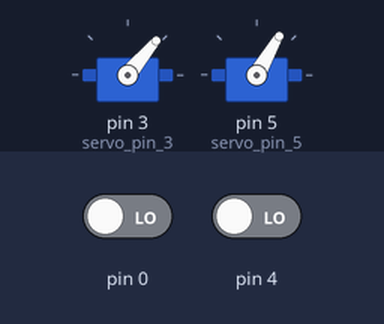
Bench run of a sketch on a simulated Arduino Leonardo, built with avr-gcc and run on an emulated ATmega32U4. Parts: 2 × servo. The inputs (shaded band) are chosen by the test bench; at power-on: pin 0 LOW, pin 4 LOW.

Above: at 1.05 s.
At 2.1 s:
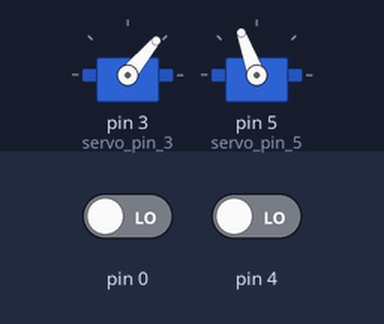
At 2.4 s:
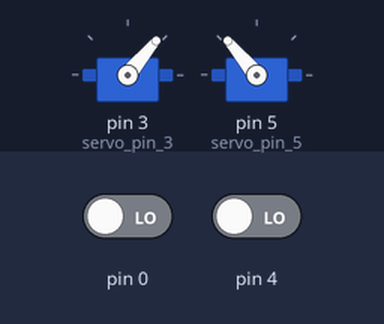
At 3.2 s:
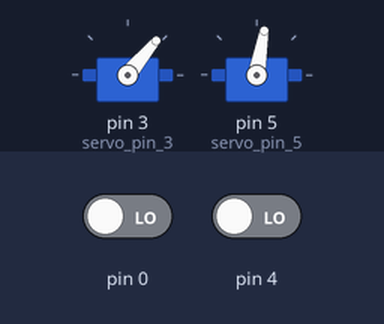
Timing chart, 0 to 4.0 s (numbered marks = the images above):
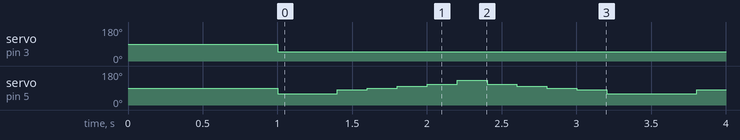

The sketch:

TFmini_plus_ardublk.ino
```cpp
#include <Servo.h>

#include <SoftwareSerial.h>

SoftwareSerial Serial1(10,9);//        RX-10 ,TX-9  use Logic converter // TX-Green-3A RX-White-3B// 5A-D9 5B-D10

int dist; //actual distance measurements of LiDAR

int check;  //save check value

int i;

int uart[9];  //save data measured by LiDAR

const int HEADER=0x59;  //frame header of data package

boolean __ardublockDigitalRead(int pinNumber)
{
  pinMode(pinNumber, INPUT);
  return digitalRead(pinNumber);
}


int ardublockUltrasonicSensorCodeAutoGeneratedReturnCM(int trigPin, int echoPin) // Ultrasonic on Pin 4 both Trigger and ECO (PWM servo input) //See Trigger tab to adjust its distance
{
  long duration;
  pinMode(trigPin, OUTPUT);
  pinMode(echoPin, INPUT);
  digitalWrite(trigPin, LOW);
  delayMicroseconds(2);
  digitalWrite(trigPin, HIGH);
  delayMicroseconds(20);
  digitalWrite(trigPin, LOW);
  duration = pulseIn(echoPin, HIGH);
  duration = duration / 59;
  if ((duration < 2) || (duration > 300)) return false;
  return duration;
}

Servo servo_pin_3;// PWM Output to flight controller
Servo servo_pin_5;// Lidar Servo
int _ABVAR_1_a;
int _ABVAR_2_a;
int _ABVAR_3_a;
int _ABVAR_4_a;
int _ABVAR_5_a;
int _ABVAR_6_a;
int _ABVAR_7_a;
int _ABVAR_8_a;
int _ABVAR_9_a;
int _ABVAR_10_a;
int _ABVAR_11_a;
int _ABVAR_12_a;

void setup()
{
  Serial.begin(115200); //set bit rate of serial port connecting Arduino with computer

  Serial1.begin(115200);  //set bit rate of serial port connecting LiDAR with Arduino

  pinMode( 4 , OUTPUT);
  digitalWrite( 4 , LOW );

  servo_pin_3.attach(3);
  servo_pin_5.attach(5);


  digitalWrite(4 , __ardublockDigitalRead(	ardublockUltrasonicSensorCodeAutoGeneratedReturnCM( 4 , 4 )));

}

void loop()
{
  servo_pin_3.write( 50 );
  servo_pin_5.write( 60 );
  delay( 200 );
  for (_ABVAR_1_a=1; _ABVAR_1_a<= ( 10 ); ++_ABVAR_1_a )
  {
    {
      AA();
    }
  }
  {
    trigger();
  }
  servo_pin_5.write( 60 );
  delay( 200 );
  for (_ABVAR_2_a=1; _ABVAR_2_a<= ( 10 ); ++_ABVAR_2_a )
  {
    {
      AA();
    }
  }
  {
    trigger();
  }
  servo_pin_5.write( 80 );
  delay( 200 );
  for (_ABVAR_3_a=1; _ABVAR_3_a<= ( 10 ); ++_ABVAR_3_a )
  {
    {
      BB();
    }
  }
  {
    trigger();
  }
  servo_pin_5.write( 90 );
  delay( 200 );
  for (_ABVAR_4_a=1; _ABVAR_4_a<= ( 10 ); ++_ABVAR_4_a )
  {
    {
      BB();
    }
  }
  {
    trigger();
  }
  servo_pin_5.write( 100 );
  delay( 200 );
  for (_ABVAR_5_a=1; _ABVAR_5_a<= ( 10 ); ++_ABVAR_5_a )
  {
    {
      BB();
    }
  }
  {
    trigger();
  }
  servo_pin_5.write( 110 );
  delay( 200 );
  for (_ABVAR_6_a=1; _ABVAR_6_a<= ( 10 ); ++_ABVAR_6_a )
  {
    {
      CC();
    }
  }
  {
    trigger();
  }
  servo_pin_5.write( 130 );
  delay( 200 );
  for (_ABVAR_7_a=1; _ABVAR_7_a<= ( 10 ); ++_ABVAR_7_a )
  {
    {
      CC();
    }
  }
  {
    trigger();
  }
  servo_pin_5.write( 110 );
  delay( 200 );
  for (_ABVAR_8_a=1; _ABVAR_8_a<= ( 10 ); ++_ABVAR_8_a )
  {
    {
      CC();
    }
  }
  {
    trigger();
  }
  servo_pin_5.write( 100 );
  delay( 200 );
  for (_ABVAR_9_a=1; _ABVAR_9_a<= ( 10 ); ++_ABVAR_9_a )
  {
    {
      BB();
    }
  }
  {
    trigger();
  }
  servo_pin_5.write( 90 );
  delay( 200 );
  for (_ABVAR_10_a=1; _ABVAR_10_a<= ( 10 ); ++_ABVAR_10_a )
  {
    {
      BB();
    }
  }
  {
    trigger();
  }
  servo_pin_5.write( 80 );
  delay( 200 );
  for (_ABVAR_11_a=1; _ABVAR_11_a<= ( 10 ); ++_ABVAR_11_a )
  {
    {
      BB();
    }
  }
  {
    trigger();
  }
  servo_pin_5.write( 60 );
  delay( 200 );
  for (_ABVAR_12_a=1; _ABVAR_12_a<= ( 10 ); ++_ABVAR_12_a )
  {
    {
      AA();
    }
  }
  {
    trigger();
  }
}
```

AA.ino
```cpp
void AA(){
    if (Serial1.available()) {  //check if serial port has data input
      if(Serial1.read() == HEADER) {  //assess data package frame header 0x59
        uart[0]=HEADER;
        if (Serial1.read() == HEADER) { //assess data package frame header 0x59
          uart[1] = HEADER;
          for (i = 2; i < 9; i++) { //save data in array
            uart[i] = Serial1.read();
          }
          check = uart[0] + uart[1] + uart[2] + uart[3] + uart[4] + uart[5] + uart[6] + uart[7];
          if (uart[8] == (check & 0xff)){ //verify the received data as per protocol
            dist = uart[2] + uart[3] * 256;     //calculate distance value
            Serial.print("dist = ");
            Serial.print(dist); //output measure distance value of LiDAR
            Serial.print('\n');
          }
        }
      }
    }
 }
```

BB.ino
```cpp
 void BB(){
if (Serial1.available()) {  //check if serial port has data input
      if(Serial1.read() == HEADER) {  //assess data package frame header 0x59
        uart[0]=HEADER;
        if (Serial1.read() == HEADER) { //assess data package frame header 0x59
          uart[1] = HEADER;
          for (i = 2; i < 9; i++) { //save data in array
            uart[i] = Serial1.read();
          }
          check = uart[0] + uart[1] + uart[2] + uart[3] + uart[4] + uart[5] + uart[6] + uart[7];
          if (uart[8] == (check & 0xff)){ //verify the received data as per protocol
            dist = uart[2] + uart[3] * 256;     //calculate distance value
            Serial.print("AAdist = ");
            Serial.print(dist); //output measure distance value of LiDAR
            Serial.print('\n');
          }
        }
      }
    }
 }
```

CC.ino
```cpp
 void CC(){
if (Serial1.available()) {  //check if serial port has data input
      if(Serial1.read() == HEADER) {  //assess data package frame header 0x59
        uart[0]=HEADER;
        if (Serial1.read() == HEADER) { //assess data package frame header 0x59
          uart[1] = HEADER;
          for (i = 2; i < 9; i++) { //save data in array
            uart[i] = Serial1.read();
          }
          check = uart[0] + uart[1] + uart[2] + uart[3] + uart[4] + uart[5] + uart[6] + uart[7];
          if (uart[8] == (check & 0xff)){ //verify the received data as per protocol
            dist = uart[2] + uart[3] * 256;     //calculate distance value
            Serial.print("BBdist = ");
            Serial.print(dist); //output measure distance value of LiDAR
            Serial.print('\n');
          }
        }
      }
    }
 }
```

trigger.ino
```cpp
//See Trigger tab to adjust its distance if (( ( ( ( dist ) < ( 250 ) ) Change this value to adjust the distance in  250 cm - TFMini has a range of 1200cm

void trigger(){


    if (( ( ( ( dist ) < ( 250 ) ) && ( ( dist ) > ( 5 ) ) ) && ( ( ( 5 * 	ardublockUltrasonicSensorCodeAutoGeneratedReturnCM( 4 , 4 ) ) ) > ( 100 ) ) ))
    {
      servo_pin_3.write( 130 );
      delay( 300 );
    }
  }
```

Measured:
- by itself, servo on pin 3 (servo_pin_3): 90° → 50° at 1.0 s
- by itself, servo on pin 5 (servo_pin_5): repeats every 2.4 s: 80° 0.20 s, 90° 0.20 s, 100° 0.20 s, 110° 0.20 s, 130° 0.20 s, 110° 0.20 s, 100° 0.20 s, 90° 0.20 s, 80° 0.20 s, 60° 0.60 s
